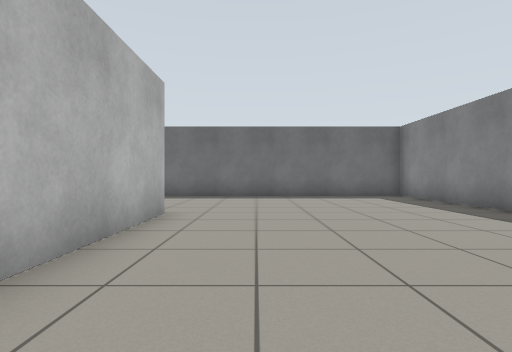
View 1 (above)

13 first-person views from a walk through a robot-simulator world made for Gazebo. The camera is 0.72 m above the floor, looks level and sees 80° across. The floor is counted in squares, 1 m on a side. Each view is taken from the middle of a square. On the plan, view 1 faces up. The plan holds only what a view shows up to about 10 squares ahead; the rest is blank.

View 2
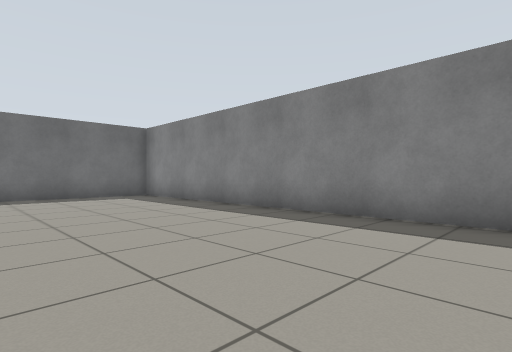

View 3
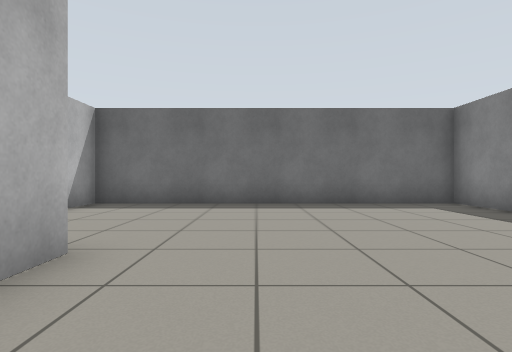

View 4
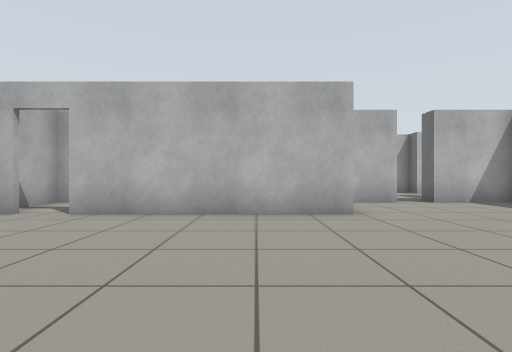

View 5
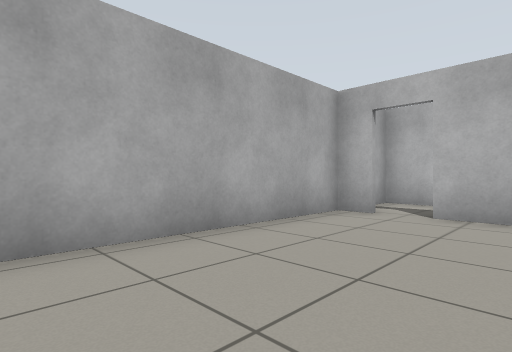

View 6
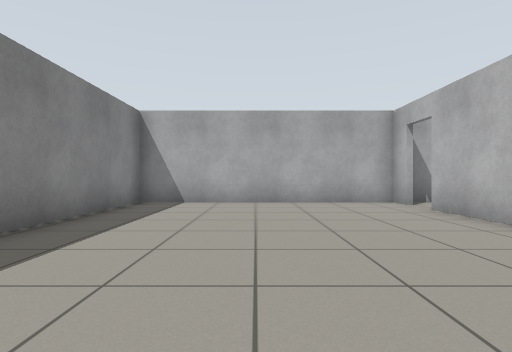

View 7
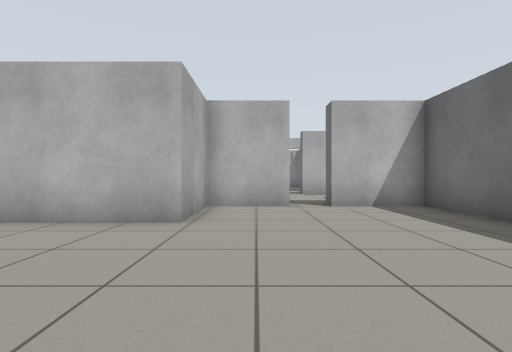

View 8
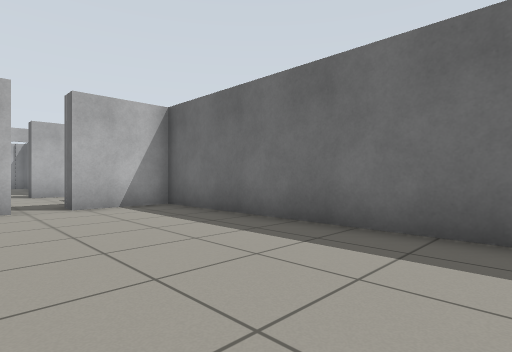

View 9
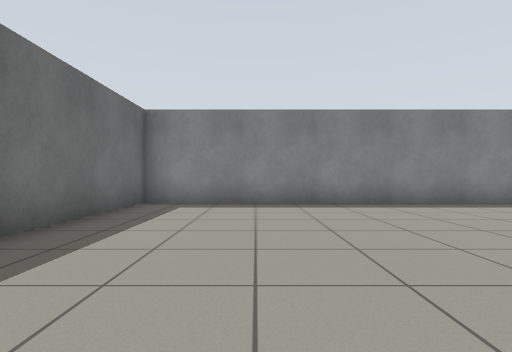

View 10
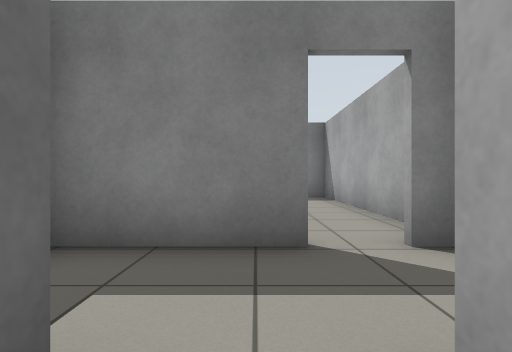

View 11
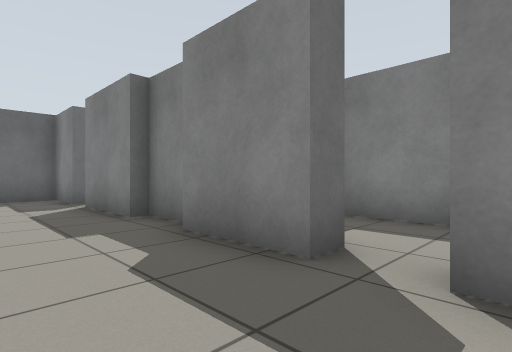

View 12
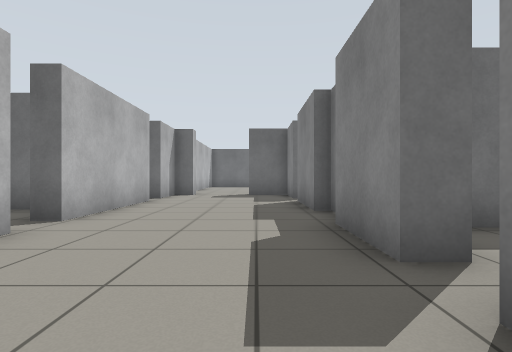

View 13
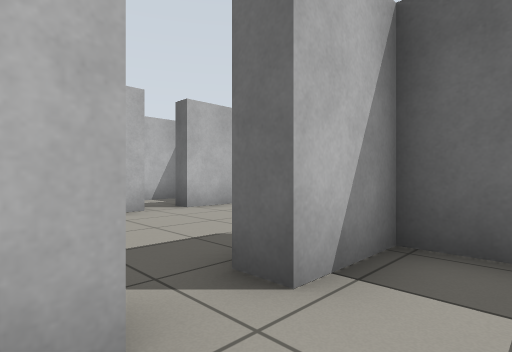

### Floor plan
Ten units are one square. View 1 is at (0, 0); x grows to the right and y downward. Boxes are objects, and circles mark ways between rooms. Rooms are numbered by the first view taken in them; rooms with no view inside come last. Other rooms are left out.
<svg viewBox="-96 -115 153 190">
<path fill="none" stroke="#000" d="M-42 -79 -42 -58 -18 -58 -18 -4M-18 13 52 13 52 -110 -42 -110 -42 -88 -48 -88M-42 -15 -48 -15 -48 -36M-91 -29 -91 -24M-44 -41 -44 -53 -48 -53 -48 -77M-91 -79 -91 -38M-48 -88 -48 -105 -61 -105M-19 -4 -19 -31M-42 -5 -42 13 -22 13M-25 -32 -42 -32 -42 -15"/>
<circle cx="-50" cy="-80" r="3" fill="#2a7"/>
<circle cx="-20" cy="0" r="3" fill="#2a7"/>
<circle cx="-45" cy="-10" r="3" fill="#2a7"/>
<text x="10" y="-50">1</text>
<text x="-80" y="70">2</text>
<text x="-30" y="-10">3</text>
</svg>
Room 1 opens to room 2. Room 1 opens to room 3. Room 2 opens to room 3.

Where each view was taken, in squares from view 1:
view 1: 0 up, 0 right, facing up
view 2: 0 up, 0 right, facing up-right
view 3: 3 up, 0 right, facing up
view 4: 4 up, 4 right, facing left
view 5: 2 up, 4 right, facing down-left
view 6: 7 up, 2 right, facing down
view 7: 7 up, 3 right, facing left
view 8: 7 up, 3 right, facing up-left
view 9: 8 up, 3 left, facing right
view 10: 1 up, 5 left, facing right
view 11: 0 up, 7 left, facing up-right
view 12: 1 down, 6 left, facing up
view 13: 0 up, 3 left, facing up-left
